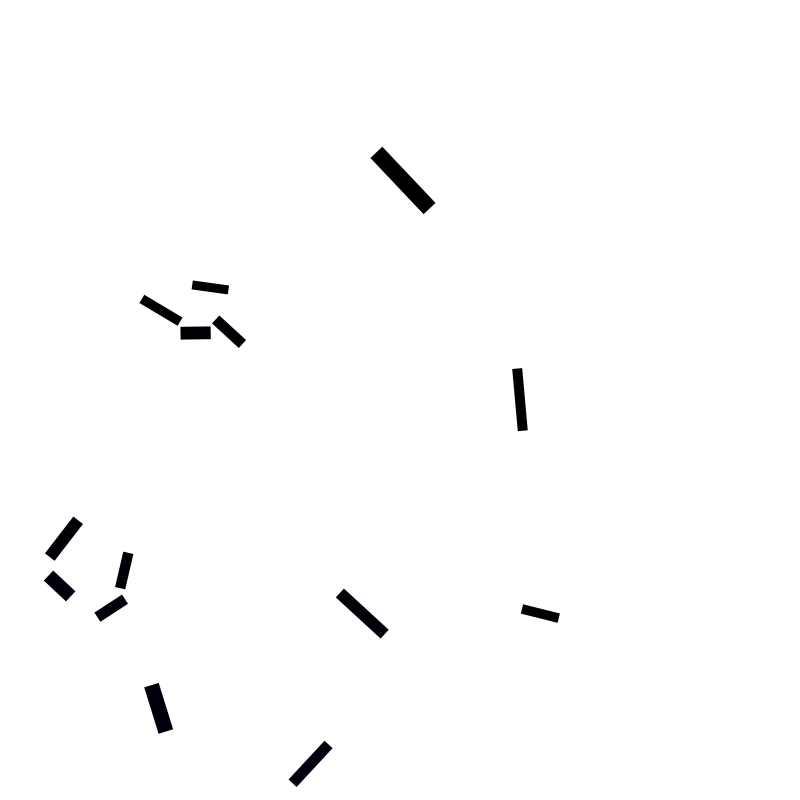
#> input picture assets/Tracks/Checkpoints1.png, 4000 x 4000 px (shown at 1/5 size); its folder holds only this picture in this run
$ python compress_assets.py
#> lines starting #> are read from the running program, lines starting #| are printed output that depends on the picture; after the words box and inside, x2 and y2 are one past the last pixel; in counts of white or black regions, pixels touching at a corner belong together
#!/usr/bin/env python3
"""Compresse les circuits et masques de checkpoints de assets_uncompressed/ vers assets/.

Entree  : assets_uncompressed/Tracks/*.png
Sortie  : assets/Tracks/<nom>.trk   (circuit)       pour tous les PNG
          assets/Tracks/<nom>.cpt   (checkpoints)   pour les PNG dont le nom commence par "Checkpoints"

Format commun (little-endian), a garder synchronise avec Track.cpp :
    uint16 largeur, uint16 hauteur
    puis des runs jusqu'a couvrir largeur*hauteur pixels, en ordre ligne par ligne :
        uint8 valeur, uint24 nombre de repetitions   (un run plus long que 2^24-1 est coupe)

Valeurs d'un circuit (.trk) : 0 asphalte, 1 gravier, 2 herbe, 3 mur, 4 depart (pixel magenta).
Valeurs de checkpoints (.cpt) : 0 aucun, n+1 pour le pixel opaque rgb(0,0,n).

Usage : python tools/compress_assets.py [--verify]
"""
import argparse
import struct
import sys
from pathlib import Path

import numpy as np
from PIL import Image

ROOT = Path(__file__).resolve().parent.parent
SRC = ROOT / "assets_uncompressed" / "Tracks"
DST = ROOT / "assets" / "Tracks"

MAX_RUN = (1 << 24) - 1

# Meme palette et meme ordre de priorite que Track.cpp (le premier gagne en cas d'egalite) : (code, r, g, b)
PALETTE = [
    (3, 200, 0, 0),      # mur
    (2, 0, 160, 0),      # herbe
    (1, 210, 190, 130),  # gravier
    (0, 128, 128, 128),  # asphalte
]
START_CODE = 4
START_RGB = (255, 0, 255)


def load_rgba(path: Path) -> np.ndarray:
    return np.array(Image.open(path).convert("RGBA"))
#> returned value is the input picture: shape (4000, 4000, 4); mean R, G, B, A 0, 0, 0.1, 3


def track_codes(rgba: np.ndarray) -> np.ndarray:
    """Un code de terrain par pixel (l'alpha est ignore, comme dans le jeu)."""
    rgb = rgba[:, :, :3].astype(np.int32)
    packed = (rgb[:, :, 0] << 16) | (rgb[:, :, 1] << 8) | rgb[:, :, 2]
    colors, inverse = np.unique(packed.ravel(), return_inverse=True)

    lut = np.empty(len(colors), dtype=np.uint8)
    for i, c in enumerate(colors):
        r, g, b = (int(c) >> 16) & 255, (int(c) >> 8) & 255, int(c) & 255
        if (r, g, b) == START_RGB:
            lut[i] = START_CODE
            continue
        best_code, best_dist = 0, None
        for code, pr, pg, pb in PALETTE:
            d = (r - pr) ** 2 + (g - pg) ** 2 + (b - pb) ** 2
            if best_dist is None or d < best_dist:
                best_code, best_dist = code, d
        lut[i] = best_code
    return lut[inverse].reshape(packed.shape)


def checkpoint_codes(rgba: np.ndarray) -> np.ndarray:
    """0 = aucun, n+1 = pixel opaque rgb(0,0,n). Les bords semi-transparents sont ignores."""
    solid = (rgba[:, :, 3] == 255) & (rgba[:, :, 0] == 0) & (rgba[:, :, 1] == 0)
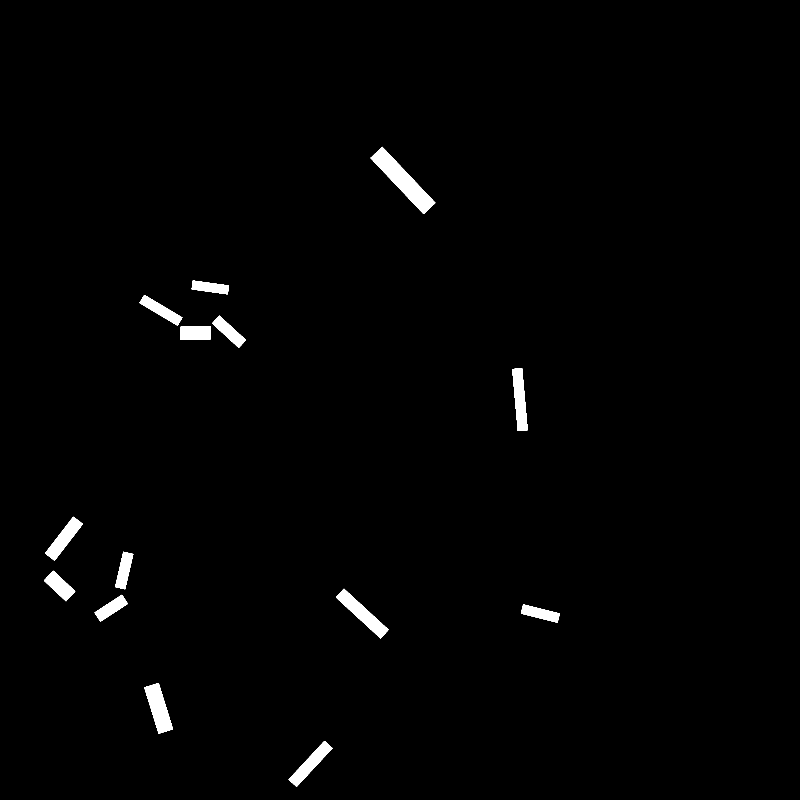
#> solid: shape (4000, 4000) bool (shown at 1/5 size); 1.2% white; 14 white regions, largest, box (x1, y1, x2, y2) and area: (1853, 734, 2177, 1070) 31231, (722, 3415, 865, 3668) 18139, (1680, 2944, 1942, 3192) 17877
    codes = np.where(solid, rgba[:, :, 2].astype(np.int32) + 1, 0)
#> codes: shape (4000, 4000) int32; 15 distinct labels, from 0 to 14
    if codes.max() > 255:
        raise ValueError("trop de checkpoints pour un octet")
    return codes.astype(np.uint8)
#> returned value: shape (4000, 4000)


def encode(codes: np.ndarray) -> bytes:
    height, width = codes.shape
#> height = 4000; width = 4000
    if width > 0xFFFF or height > 0xFFFF:
        raise ValueError(f"image trop grande ({width}x{height}), maximum 65535")
    flat = codes.ravel()
    starts = np.concatenate(([0], np.flatnonzero(flat[1:] != flat[:-1]) + 1))
#> starts = 5223 values from 0 to 15733484
    lengths = np.diff(np.concatenate((starts, [flat.size])))
#> lengths = 5223 values, max 2937911 at index 0, min 1 at index 1, mean 3063.4
    out = bytearray(struct.pack("<HH", width, height))
    for value, length in zip(flat[starts], lengths):
        length = int(length)
        while length > 0:
            n = min(length, MAX_RUN)
            out += struct.pack("<B", int(value)) + n.to_bytes(3, "little")
            length -= n
#> this loop made 5223 passes
#> value on passes 1 to 3: 0, 3, 0
    return bytes(out)


def decode(data: bytes) -> np.ndarray:
    width, height = struct.unpack_from("<HH", data, 0)
    parts, pos = [], 4
    while pos < len(data):
        parts.append(np.full(int.from_bytes(data[pos + 1:pos + 4], "little"), data[pos], dtype=np.uint8))
        pos += 4
    flat = np.concatenate(parts)
    if flat.size != width * height:
        raise ValueError("fichier corrompu : nombre de pixels incorrect")
    return flat.reshape(height, width)


def main() -> int:
    parser = argparse.ArgumentParser(description=__doc__, formatter_class=argparse.RawDescriptionHelpFormatter)
    parser.add_argument("--verify", action="store_true", help="relit chaque fichier produit et compare")
    args = parser.parse_args()

    sources = sorted(SRC.glob("*.png"))
    if not sources:
        print(f"Aucun PNG dans {SRC}", file=sys.stderr)
        return 1
    DST.mkdir(parents=True, exist_ok=True)

    for png in sources:
        is_checkpoints = png.stem.lower().startswith("checkpoints")
        rgba = load_rgba(png)
        codes = checkpoint_codes(rgba) if is_checkpoints else track_codes(rgba)
        data = encode(codes)
        out = DST / (png.stem + (".cpt" if is_checkpoints else ".trk"))
        out.write_bytes(data)

        if args.verify and not np.array_equal(decode(out.read_bytes()), codes):
            print(f"ECHEC de la verification pour {out.name}", file=sys.stderr)
            return 1

        note = ""
        if is_checkpoints:
            note = f", {int((np.unique(codes) > 0).sum())} checkpoints"
#> note = ', 14 checkpoints'
        elif not (codes == START_CODE).any():
            note = ", ATTENTION : aucun pixel de depart magenta"
        print(f"{png.name:20s} {png.stat().st_size:>9,} o -> {out.name:16s} {len(data):>9,} o{note}")
#| Checkpoints1.png       100,191 o -> Checkpoints1.cpt    20,896 o, 14 checkpoints
    return 0


if __name__ == "__main__":
    sys.exit(main())
#> (the program exits here)
